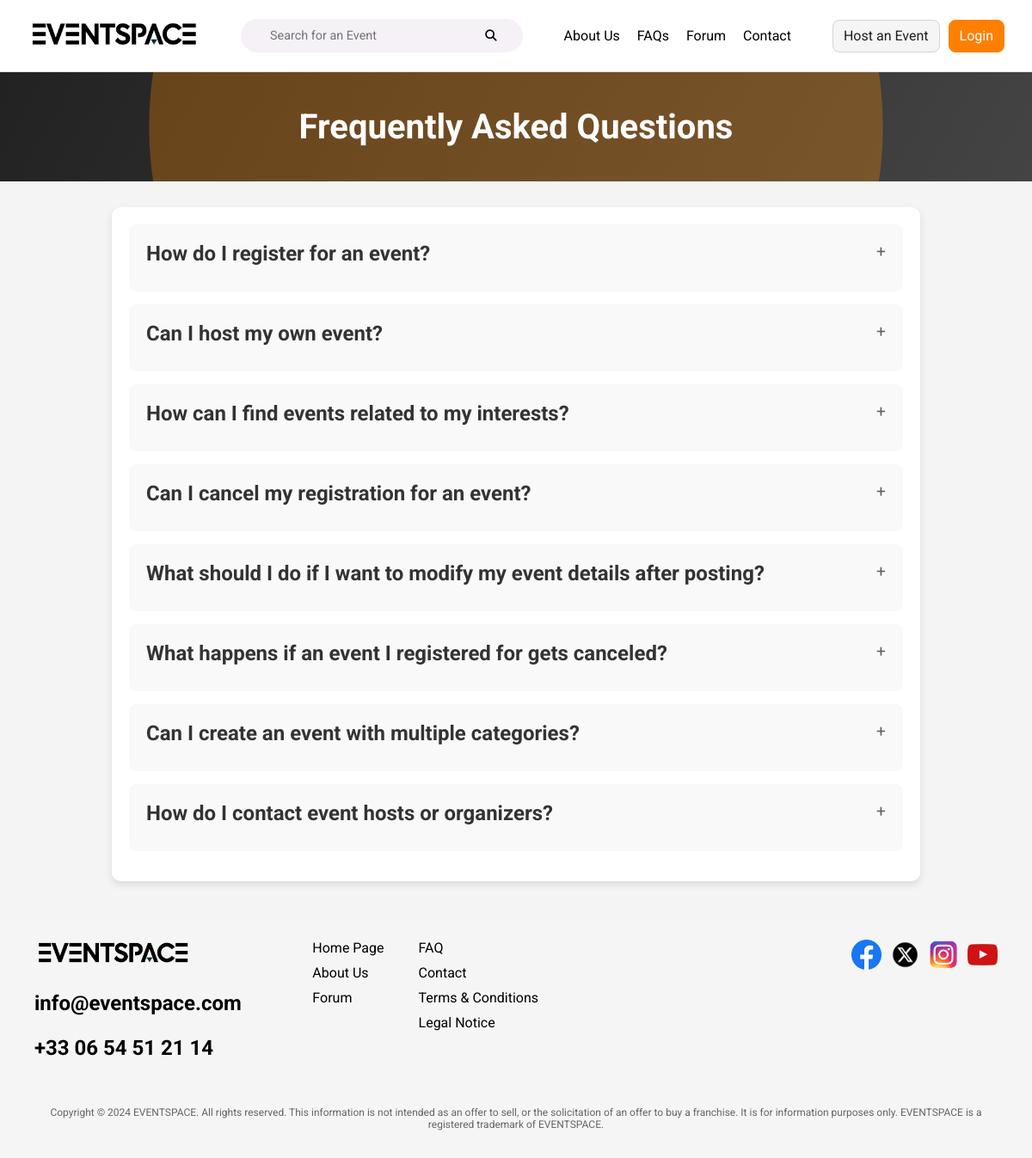
/server/pages/faq.php, run on the app's committed database.
### tables this page shows
CREATE TABLE `faq` (
  `id` int(11) NOT NULL,
  `question` text NOT NULL,
  `answer` text NOT NULL
);

### server/pages/faq.php (the view, shortened to what this page needs)
<?php
include '../db_connection.php';
$faqs = [];
try {
    $query = "SELECT id, question, answer FROM faq";
    $stmt = $conn->prepare($query);
    $stmt->execute();
    $result = $stmt->get_result();
    while ($row = $result->fetch_assoc()) {
        $faqs[] = $row;
    }
} catch (mysqli_sql_exception $e) {
    die("Error fetching FAQs: " . $e->getMessage());
}
?>
<?php include_once '../components/header.php'; ?>
<main>
    <div class="faq-banner">
        <h1>Frequently Asked Questions</h1>
    </div>
    <div class="faq-container">
        <?php if (!empty($faqs)): ?>
            <?php foreach ($faqs as $faq): ?>
                <div class="faq-item">
                    <h3><?php echo htmlspecialchars($faq['question']); ?></h3>
                </div>
            <?php endforeach; ?>
        <?php else: ?>
            <p>No FAQs available at the moment.</p>
        <?php endif; ?>
    </div>
</main>
<?php include_once '../components/footer.php'; ?>
</body>
</html>

### server/styles/common.css (style rules this page uses)
body { margin: 0; padding: 0; }
:root { --primary-color: #ff7f00; --primary-color-hover: #e67300; --primary-color-active: #cc6600; --border-color: #d3d3d3; --border-color-hover: #c6c6c6; --border-color-active: #8a8a8a; }
* { font-family: "Roboto", sans-serif; }

### server/styles/faq.css (style rules this page uses)
body { font-family: 'Roboto', sans-serif; margin: 0; padding: 0; background-color: #f4f4f4; }
.faq-banner { text-align: center; background: linear-gradient(120deg, #222, #444); color: white; padding: 40px 20px; position: relative; overflow: hidden; }
.faq-banner h1 { font-size: 2.5em; margin: 0; position: relative; z-index: 2; }
.faq-banner::after { content: ''; position: absolute; top: 0; left: 0; width: 100%; height: 100%; background: rgba(255, 136, 0, 0.3); clip-path: circle(50% at 50% 50%); animation: pulse 5s infinite; z-index: 1; }
.faq-container { max-width: 900px; margin: 30px auto; padding: 20px; background-color: white; border-radius: 10px; box-shadow: 0 4px 10px rgba(0, 0, 0, 0.1); overflow: hidden; }
.faq-item { margin-bottom: 15px; padding: 20px; border-radius: 8px; transition: transform 0.3s, background-color 0.3s; cursor: pointer; background: #f9f9f9; position: relative; }
.faq-item h3 { margin: 0; font-size: 1.5em; color: #333; }
.faq-item::after { content: '+'; font-size: 1.2em; position: absolute; right: 20px; top: 20px; color: #666; transition: transform 0.3s, color 0.3s; }

### data on the page
faq: question "How do I register for an event?"
faq: question "Can I host my own event?"
faq: question "How can I find events related to my interests?"
faq: question "Can I cancel my registration for an event?"
faq: question "What should I do if I want to modify my event details after posting?"
faq: question "What happens if an event I registered for gets canceled?"
faq: question "Can I create an event with multiple categories?"
faq: question "How do I contact event hosts or organizers?"
